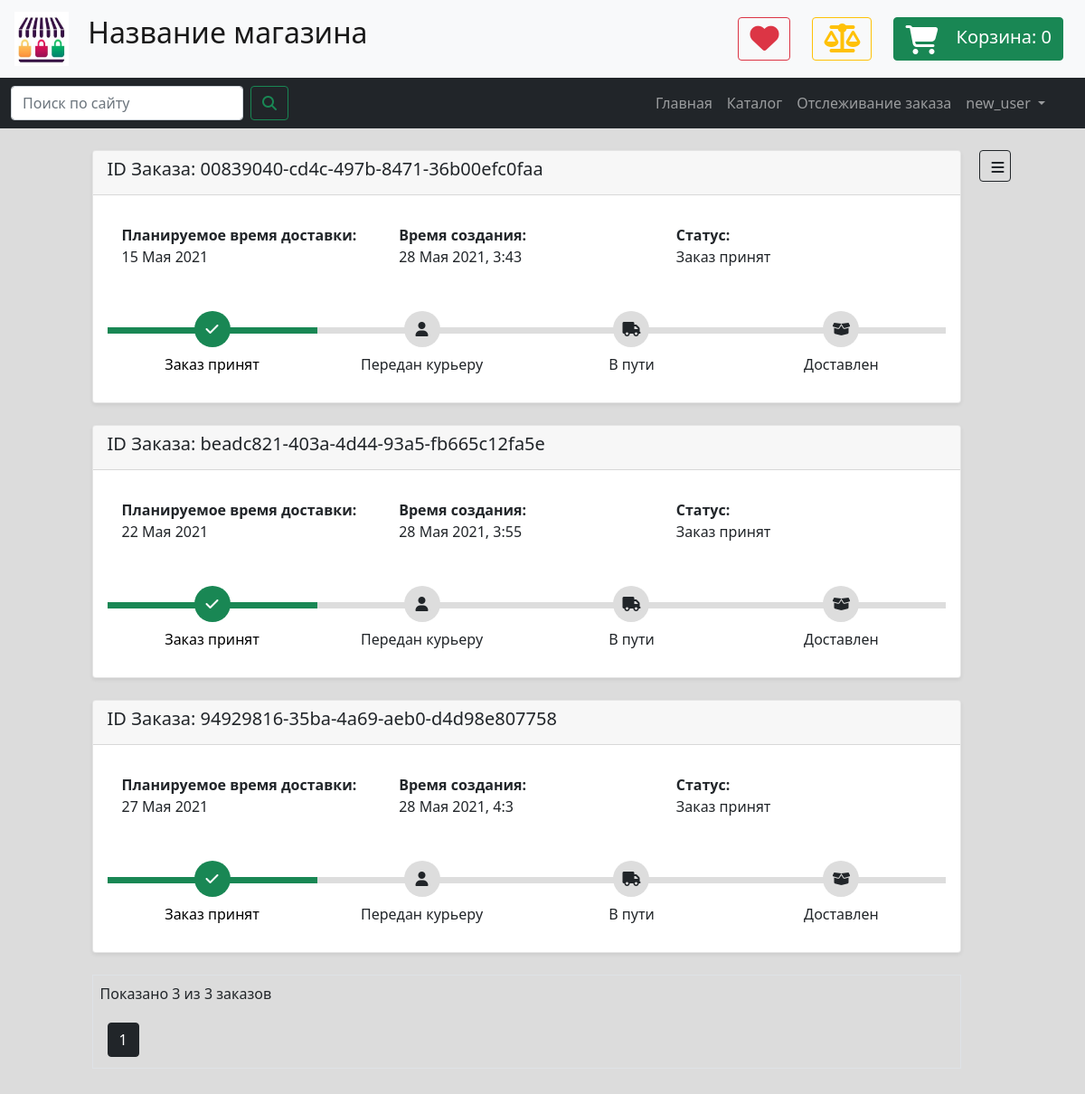
Page /orders (signed in) on the committed database.
### data/users.py (models this page shows)
class User(SqlAlchemyBase, UserMixin, SerializerMixin):
    __tablename__ = 'users'
    id = sqlalchemy.Column(sqlalchemy.Integer,
                           primary_key=True, autoincrement=True)
    public_id = sqlalchemy.Column(sqlalchemy.String(50),
                                  unique=True,
                                  nullable=False,
                                  default=generate_uuid)
    is_admin = sqlalchemy.Column(sqlalchemy.Boolean, default=False, nullable=False)
    first_name = sqlalchemy.Column(sqlalchemy.String, nullable=True)
    last_name = sqlalchemy.Column(sqlalchemy.String, nullable=True)
    profile_pic_path = sqlalchemy.Column(sqlalchemy.String, nullable=False,
                                         default='img/user_pics/default_user.png')
    username = sqlalchemy.Column(sqlalchemy.String, nullable=False)
    email = sqlalchemy.Column(sqlalchemy.String,
                              index=True, unique=True, nullable=False)
    phone = sqlalchemy.Column(sqlalchemy.String, nullable=True)
    hashed_password = sqlalchemy.Column(sqlalchemy.String, nullable=False)
    created_date = sqlalchemy.Column(sqlalchemy.DateTime,
                                     default=datetime.datetime.now)
    bonus_points = sqlalchemy.Column(sqlalchemy.Integer, default=0, nullable=True)
    reviews = orm.relation("Review", back_populates='user')
    orders = orm.relation("Order", back_populates='user')
    location_id = sqlalchemy.Column(sqlalchemy.Integer,
                                    sqlalchemy.ForeignKey("locations.id"))
    address = orm.relation('Location')

### data/orders.py (models this page shows)
class Order(SqlAlchemyBase, SerializerMixin):
    __tablename__ = 'orders'
    id = sqlalchemy.Column(sqlalchemy.Integer,
                           primary_key=True, autoincrement=True)
    public_id = sqlalchemy.Column(sqlalchemy.String(50),
                                  unique=True,
                                  nullable=False,
                                  default=generate_uuid)
    description = sqlalchemy.Column(sqlalchemy.String, nullable=True)
    created_date = sqlalchemy.Column(sqlalchemy.DateTime,
                                     default=datetime.datetime.now)
    update_date = sqlalchemy.Column(sqlalchemy.DateTime,
                                     default=datetime.datetime.now)
    delivery_date = sqlalchemy.Column(sqlalchemy.DateTime)
    elements = orm.relation('OrderElement', back_populates='order')
    location_id = sqlalchemy.Column(sqlalchemy.Integer,
                                    sqlalchemy.ForeignKey("locations.id"))
    location = orm.relation('Location')
    status_id = sqlalchemy.Column(sqlalchemy.Integer,
                                  sqlalchemy.ForeignKey("order_statuses.id"))
    status = orm.relation('Status')
    user_id = sqlalchemy.Column(sqlalchemy.Integer,
                                sqlalchemy.ForeignKey("users.id"), nullable=True)
    user = orm.relation('User', back_populates='orders')

class Status(SqlAlchemyBase):
    __tablename__ = 'order_statuses'
    id = sqlalchemy.Column(sqlalchemy.Integer,
                           primary_key=True, autoincrement=True)
    name = sqlalchemy.Column(sqlalchemy.String, nullable=False, unique=True)
    full_name = sqlalchemy.Column(sqlalchemy.String, nullable=True)
    description = sqlalchemy.Column(sqlalchemy.String, nullable=True)

### routes/orders.py (the view)
@app.route('/orders')
@login_required
def orders_list_page():
    page = request.args.get('page', 1, type=int)
    db_sess = db_session.create_session()
    if current_user.is_admin:
        query = db_sess.query(Order)
    else:
        query = db_sess.query(Order).filter_by(user_id=current_user.id)
    orders = paginate(query, page, 6)
    template = render_template('orders_page.html',
                               title='Заказы',
                               orders=orders,
                               time_format_func=ru_format_str_time)
    db_sess.close()
    return template

### data/db_session.py (called while the page is built)
def create_session() -> Session:
    global __factory
    if __factory:
        return __factory()

### main.py (called while the page is built)
@login_manager.user_loader
def load_user(user_id):
    db_sess = db_session.create_session()
    user = db_sess.query(User).get(user_id)
    db_sess.close()
    return user

### tools.py (called while the page is built)
def paginate(query, page, per_page=20, error_out=True):
    if error_out and page < 1:
        abort(404)
    items = query.limit(per_page).offset((page - 1) * per_page).all()
    if not items and page != 1 and error_out:
        abort(404)
    if page == 1 and len(items) < per_page:
        total = len(items)
    else:
        total = query.order_by(None).count()
    return Pagination(query, page, per_page, total, items)

def ru_format_str_time(time: datetime.datetime, show_exact_time=True):
    s_month = MONTH_NAMES_RU[time.month]
    s_date = f'{time.day} {s_month} {time.year}'
    if show_exact_time:
        s_time = f', {time.hour}:{time.minute}'
    else:
        s_time = ''
    return s_date + s_time

### templates/orders_page.html
{% extends "main_template.html" %}
{% block content %}
    <link rel="stylesheet" href="{{ url_for('static', filename='css/orders_page_v13.css') }}">
    <div class="container">
        {% for order in orders.items %}
            <article class="card rounded shadow-sm mb-4">
                <header class="card-header">
                    <h5>ID Заказа: {{ order.public_id }}</h5>
                </header>
                <div class="card-body">
                    <div class="card-body row">
                        <div class="col"><strong>Планируемое время доставки:</strong><br>
                            {{ time_format_func(order.delivery_date, show_exact_time=False) }}
                        </div>
                        <div class="col"><strong>Время создания:</strong><br>
                            {{ time_format_func(order.created_date) }}
                        </div>
                        <div class="col"><strong>Статус:</strong><br>
                            {{ order.status.full_name }}
                        </div>
                    </div>
                    {% if order.status %}
                        <div class="track">
                            <div class="step {{ 'active' if order.status.id >= 1 else '' }}"><span class="icon"> <i
                                    class="fa fa-check"></i> </span> <span
                                    class="text"> Заказ принят </span></div>
                            <div class="step {{ 'active' if order.status.id >= 2 else '' }}"><span class="icon"> <i
                                    class="fa fa-user"></i> </span> <span
                                    class="text"> Передан курьеру </span></div>
                            <div class="step {{ 'active' if order.status.id >= 3 else '' }}"><span class="icon"> <i
                                    class="fa fa-truck"></i> </span> <span
                                    class="text"> В пути </span></div>
                            <div class="step {{ 'active' if order.status.id >= 4 else '' }}"><span class="icon"> <i
                                    class="fa fa-box-open"></i> </span> <span
                                    class="text"> Доставлен </span></div>
                        </div>
                    {% else %}
                        <p class="text-danger">
                            У данного заказа отсутствует атрибут Status.
                            Скорее всего, произошла какая-то ошибка.
                            Пожалуйста, обратитесь к администратору!
                        </p>
                    {% endif %}
                </div>
            </article>
        {% endfor %}
        <div class="mt-2 mb-2 p-2 border">
            <p class="text-dark">Показано {{ orders.items|length }} из {{ orders.total }} заказов</p>
            {% for page_num in orders.iter_pages(left_edge=1, right_edge=1, left_current=1, right_current=2) %}
                {% if page_num %}
                    {% if orders.page == page_num %}
                        <a href="{{ url_for('orders_list_page', page=page_num) }}"
                           class="btn btn-dark mt-1 mb-1 ms-2">
                            {{ page_num }}
                        </a>
                    {% else %}
                        <a href="{{ url_for('orders_list_page', page=page_num) }}"
                           class="btn btn-outline-dark mt-1 mb-1 ms-2">
                            {{ page_num }}
                        </a>
                    {% endif %}
                {% else %}
                    ...
                {% endif %}
            {% endfor %}
        </div>
    </div>
{% endblock content %}

### templates/base.html (shortened to what this page needs)
<!DOCTYPE html>
<html lang="en">
<head>
    {% set shop_name = 'Название магазина' %}
    <link href="https://cdn.jsdelivr.net/npm/bootstrap@5.0.0-beta3/dist/css/bootstrap.min.css" rel="stylesheet"
>
    <link rel="stylesheet" href="{{ url_for('static', filename='css/main_stylesheet_v12.css') }}">
</head>
<body>
<header>
    <nav class="navbar navbar-expand navbar-light bg-light">
        <a class="navbar-brand" href="#">
            <img src="{{ url_for('static', filename='img/logo.jpg') }}"
                 width="60" height="60" class="mx-3" alt="">
            <span class="h2 d-none d-sm-inline">{{ shop_name }}</span>
        </a>
        <div class="d-flex flex-row justify-content-end ms-auto me-2 me-md-4">
            <button type="button" class="btn btn-outline-danger ms-2 ms-md-4">
                <i class="fa fa-2x fa-heart"></i>
            </button>
            <button type="button" class="btn btn-outline-warning ms-2 ms-md-4">
                <i class="fa fa-2x fa-balance-scale"></i>
            </button>
            <a href="{{ url_for('cart_page') }}" type="button" class="btn btn-success ms-2 ms-md-4">
                <i class="fa fa-2x fa-shopping-cart me-3"
                   style="vertical-align: middle;"></i>
                <span style="font-size: 20px;" class="d-none d-md-inline">Корзина: </span>
                <span style="font-size: 20px;" id="cart-items-number">{{ session.get('cart', [])|length }}</span>
            </a>
        </div>
    </nav>
    <nav class="navbar navbar-expand-md navbar-dark bg-dark">
        <div class="container-fluid">
            <form class="d-flex me-5" action="{{ url_for('search_goods_page') }}" method="get">
                <input class="form-control me-2" type="text" name="query" placeholder="Поиск по сайту" aria-label="Search">
                <button class="btn btn-outline-success" type="submit"><i class="fa fa-search"></i></button>
            </form>
            <div class="collapse navbar-collapse me-4" id="navbarSupportedContent">
                <ul class="navbar-nav ms-auto mb-2 mb-lg-0">
                    <li class="nav-item">
                        <a class="nav-link" href="{{ url_for('index_page') }}">Главная</a>
                    </li>
                    <li class="nav-item">
                        <a class="nav-link" href="{{ url_for('categories_page') }}">Каталог</a>
                    <li class="nav-item">
                        <a class="nav-link" href="{{ url_for('orders_track') }}">Отслеживание заказа</a>
                    </li>
                    {% if current_user.is_authenticated %}
                        <li class="nav-item dropdown" style="z-index: 999">
                            <a class="nav-link dropdown-toggle" href="#" id="navbarDropdown" role="button"
                               data-bs-toggle="dropdown" aria-expanded="false">
                                {{ current_user.username }}
                            </a>
                        </li>
                    {% endif %}
                </ul>
            </div>
        </div>
    </nav>
</header>
<main role="main" class="m-2 m-md-4 mt-4">
    <div class="d-flex flex-row justify-content-between flex-fill ms-auto me-auto" style="max-width: 90%">
        <div class="me-2 ms-2 flex-fill">
            {% block content %}{% endblock %}
        </div>
        {% block sidebar %} {% endblock %}
    </div>
</main>
</body>
</html>

### static/css/main_stylesheet_v12.css (style rules this page uses)
body { background: #dcdcdc; }
.card { background: white; }

### static/css/orders_page_v13.css (style rules this page uses)
.card { position: relative; display: -webkit-box; display: -ms-flexbox; display: flex; -webkit-box-orient: vertical; -webkit-box-direction: normal; -ms-flex-direction: column; flex-direction: column; min-width: 0; word-wrap: break-word; background-color: #fff; background-clip: border-box; border: 1px solid rgba(0, 0, 0, 0.1); border-radius: 0.10rem }
.track { position: relative; background-color: #ddd; height: 7px; display: -webkit-box; display: -ms-flexbox; display: flex; margin-bottom: 60px; margin-top: 50px }
.track .step { -webkit-box-flex: 1; -ms-flex-positive: 1; flex-grow: 1; width: 25%; margin-top: -18px; text-align: center; position: relative }
.track .step.active:before { background: rgb(25, 135, 84) }
.track .step::before { height: 7px; position: absolute; content: ""; width: 100%; left: 0; top: 18px }
.track .step.active .icon { background: rgb(25, 135, 84); color: #fff }
.track .icon { display: inline-block; width: 40px; height: 40px; line-height: 40px; position: relative; border-radius: 100%; background: #ddd }
.track .step.active .text { font-weight: 400; color: #000 }
.track .text { display: block; margin-top: 7px }

### rows in the picture
User: username "new_user"
Order: public_id "00839040-cd4c-497b-8471-36b00efc0faa", delivery_date "15 Мая 2021", created_date "28 Мая 2021, 3:43", status.full_name "Заказ принят"
Order: public_id "beadc821-403a-4d44-93a5-fb665c12fa5e", delivery_date "22 Мая 2021", created_date "28 Мая 2021, 3:55", status.full_name "Заказ принят"
Order: public_id "94929816-35ba-4a69-aeb0-d4d98e807758", delivery_date "27 Мая 2021", created_date "28 Мая 2021, 4:3", status.full_name "Заказ принят"

### other values in the picture
{{ shop_name }} "Название магазина"
{{ session.get('cart', [])|length }} "0"
{{ orders.items|length }} "3"
{{ orders.total }} "3"
{{ page_num }} "1"
